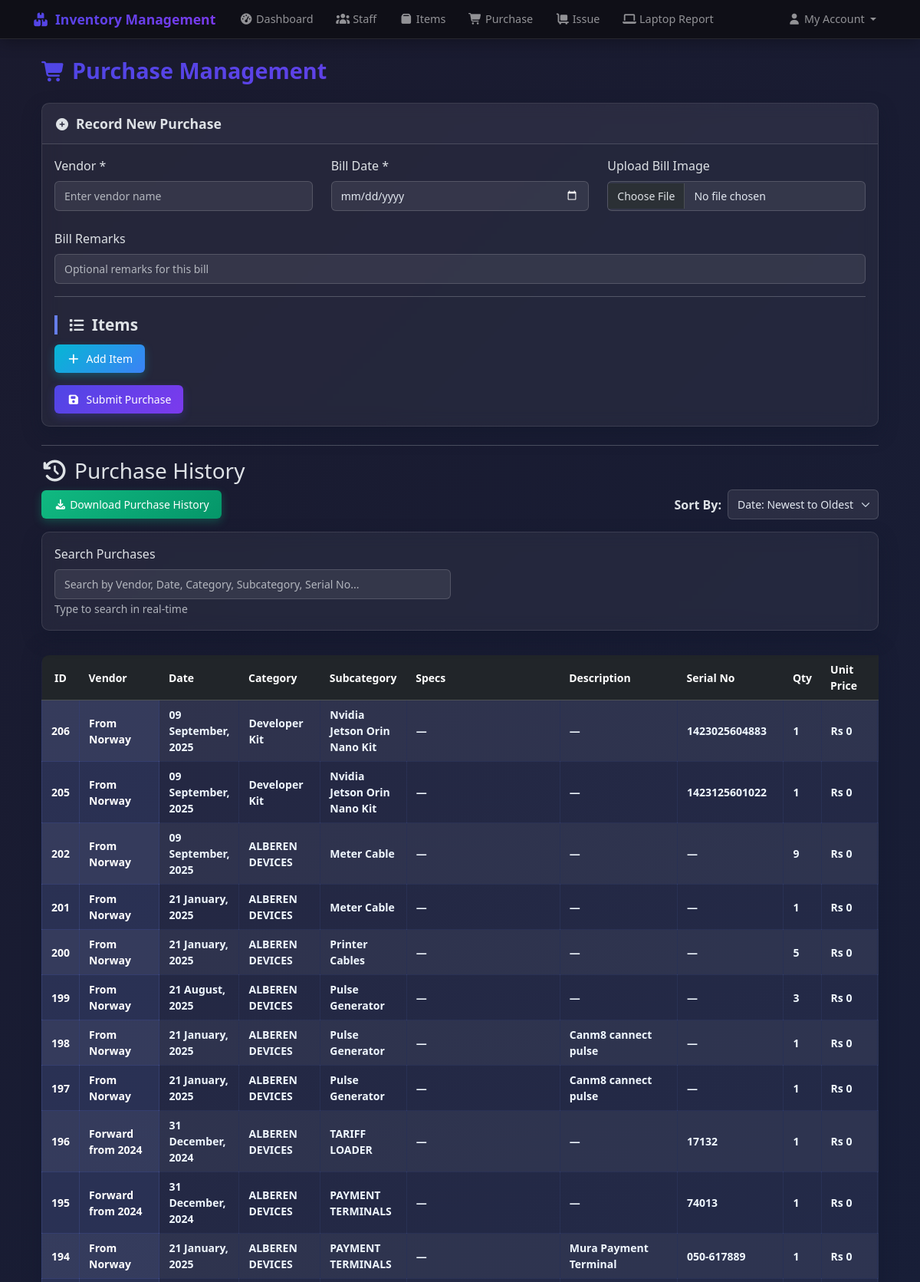
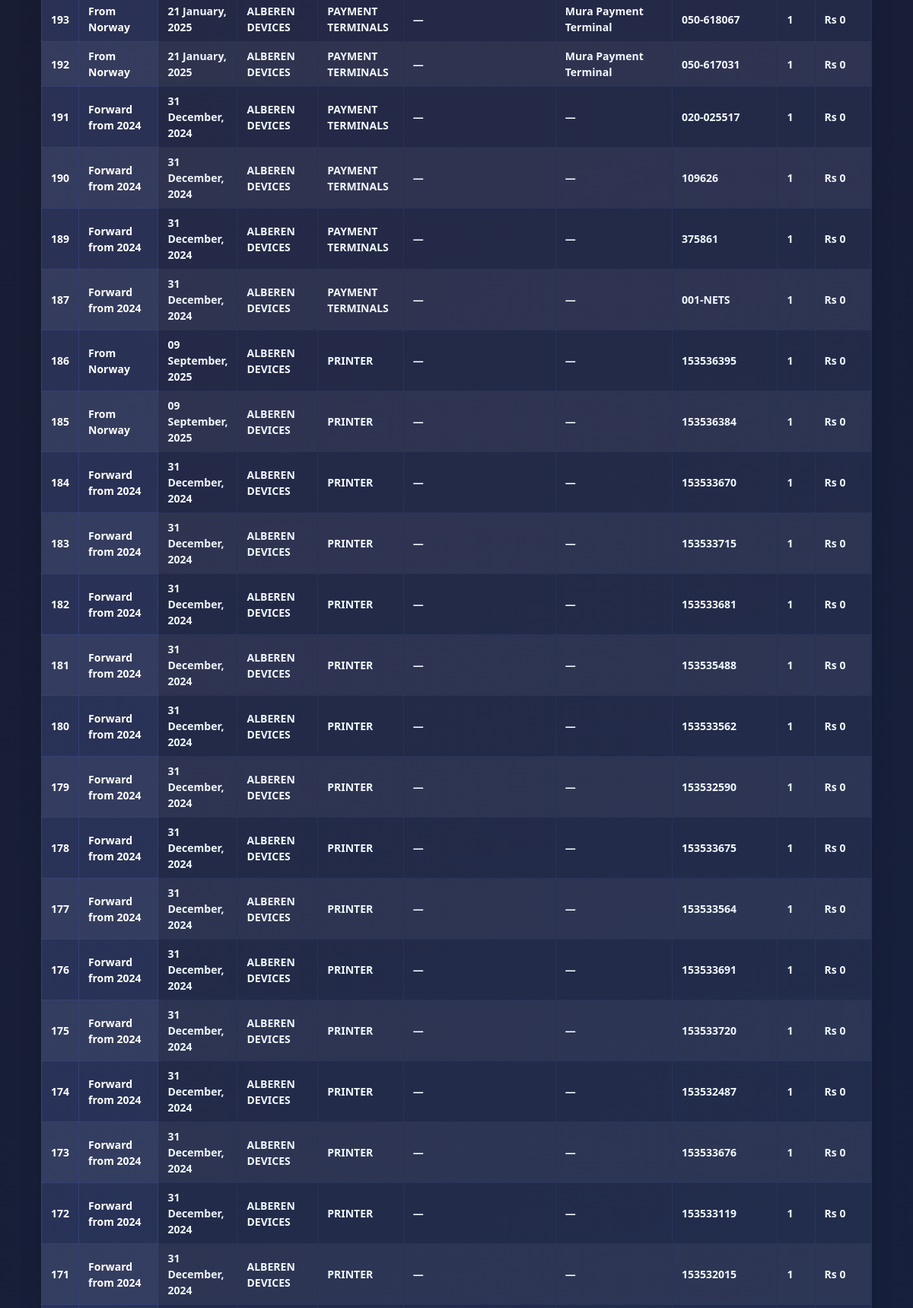
The app's page /purchase (signed in, upper part) with its own data (2 pictures, top to bottom).
### tables this page shows
CREATE TABLE purchases (
    id INTEGER PRIMARY KEY AUTOINCREMENT,
    item_id INTEGER,
    vendor TEXT,
    unit_price REAL NOT NULL,
    quantity INTEGER NOT NULL,
    total_price REAL,
    date TEXT,
    remarks TEXT,
    bill_id INTEGER,
    serial_no TEXT, bill_image TEXT,
    FOREIGN KEY (item_id) REFERENCES items (id),
    FOREIGN KEY (bill_id) REFERENCES bills (id)
);

CREATE TABLE categories (
    id INTEGER PRIMARY KEY AUTOINCREMENT,
    name TEXT NOT NULL UNIQUE
);

CREATE TABLE subcategories (
    id INTEGER PRIMARY KEY AUTOINCREMENT,
    name TEXT NOT NULL,
    category_id INTEGER NOT NULL,
    FOREIGN KEY (category_id) REFERENCES categories (id)
);

CREATE TABLE items (
    id INTEGER PRIMARY KEY AUTOINCREMENT,
    category_id INTEGER,
    subcategory_id INTEGER,
    specs TEXT,
    remarks TEXT -- Added remarks field
);

### routes.py (the view, shortened to what this page needs)
@main_bp.route('/purchase', methods=['GET', 'POST'])
@login_required
def purchase():
    conn = get_db_connection()
    search = request.args.get('search', '')
    query_params = []
    sql_query = """
        SELECT
            p.id, p.vendor, p.date, c.name as category, s.name as subcategory,
            i.specs,p.remarks, p.serial_no, p.quantity, p.unit_price,
            (p.quantity * p.unit_price) as total_price, p.bill_image
        FROM purchases p
        JOIN items i ON p.item_id = i.id
        JOIN categories c ON i.category_id = c.id
        JOIN subcategories s ON i.subcategory_id = s.id
    """
    if search:
        sql_query += " WHERE p.vendor LIKE ? OR c.name LIKE ? OR s.name LIKE ? OR p.serial_no LIKE ?"
        query_params.extend([f'%{search}%'] * 4)
    sql_query += " ORDER BY p.id DESC"
    purchases = conn.execute(sql_query, query_params).fetchall()
    categories_rows = conn.execute('SELECT id, name FROM categories ORDER BY name ASC').fetchall()
    categories = [dict(row) for row in categories_rows]
    subcategories_rows = conn.execute('SELECT id, name, category_id FROM subcategories').fetchall()
    subcategories_json = [dict(row) for row in subcategories_rows]
    conn.close()
    return render_template('purchase.html', purchases=purchases, categories=categories, search=search, subcategories_json=subcategories_json)

### app.py (called while the page is built)
def format_date_alphanumeric(date_string):
    if not date_string:
        return ""  # Return an empty string if the date is None
    try:
        date_obj = datetime.strptime(date_string, '%Y-%m-%d')
        return date_obj.strftime('%d %B, %Y')
    except (ValueError, TypeError):
        return date_string

### db.py (called while the page is built)
def get_db_connection():
    conn = sqlite3.connect('inventory.db')
    conn.row_factory = sqlite3.Row
    return conn

### routes.py (called while the page is built)
def login_required(f):
    @wraps(f)
    def decorated_function(*args, **kwargs):
        if 'user_id' not in session:
            flash('You need to be logged in to view this page.', 'warning')
            return redirect(url_for('auth.login'))
        return f(*args, **kwargs)
    return decorated_function

### templates/purchase.html (shortened to what this page needs)
{% extends "base.html" %}
{% block content %}
<div class="container">
    <h1 class="page-title">
        <i class="fas fa-shopping-cart me-2"></i>Purchase Management
    </h1>
    <div class="card mb-4">
        <div class="card-header">
            <i class="fas fa-plus-circle me-2"></i>Record New Purchase
        </div>
        <div class="card-body">
            <form method="POST" enctype="multipart/form-data" id="purchaseForm">
                <div class="row mb-3">
                    <div class="col-12 col-sm-6 col-lg-4 mb-2">
                        <label for="vendor" class="form-label">Vendor *</label>
                        <input type="text" class="form-control" id="vendor" name="vendor" required placeholder="Enter vendor name">
                    </div>
                    <div class="col-12 col-sm-6 col-lg-4 mb-2">
                        <label for="bill_date" class="form-label">Bill Date *</label>
                        <input type="date" class="form-control" id="purchase_date" name="purchase_date" required>
                    </div>
                    <div class="col-12 col-lg-4 mb-2">
                        <label for="bill_image" class="form-label">Upload Bill Image</label>
                        <input type="file" class="form-control" id="bill_image" name="bill_image" accept="image/*,.pdf">
                    </div>
                </div>
                <div class="mb-3">
                    <label for="remarks" class="form-label">Bill Remarks</label>
                    <input type="text" class="form-control" name="remarks" placeholder="Optional remarks for this bill">
                </div>
                <hr>
                <h5 class="section-header"><i class="fas fa-list me-2"></i>Items</h5>
                <div class="mb-3">
                    <button type="button" class="btn btn-secondary" id="add-item">
                        <i class="fas fa-plus me-2"></i>Add Item
                    </button>
                </div>
                <button type="submit" class="btn btn-primary">
                    <i class="fas fa-save me-2"></i>Submit Purchase
                </button>
            </form>
        </div>
    </div>
    <hr>
    <h3><i class="fas fa-history me-2"></i>Purchase History</h3>
    <div class="d-flex justify-content-between align-items-center mb-3">
        <button id="download-btn" class="btn btn-success">
            <i class="fa fa-download"></i> Download Purchase History
        </button>
        <div class="d-flex align-items-center">
            <label for="sort-purchases" class="me-2 fw-bold">Sort By:</label>
            <select id="sort-purchases" class="form-select" style="width: auto;">
                <option value="date-desc">Date: Newest to Oldest</option>
            </select>
        </div>
    </div>
    <div class="card mb-3">
        <div class="card-body">
            <div class="row">
                <div class="col-md-6">
                    <label for="purchase-search" class="form-label">Search Purchases</label>
                    <input type="text" id="purchase-search" class="form-control" placeholder="Search by Vendor, Date, Category, Subcategory, Serial No...">
                    <small class="text-muted">Type to search in real-time</small>
                </div>
            </div>
        </div>
    </div>
    <div class="table-responsive">
        <table class="table table-striped table-hover table-sm purchase-history-table mt-3">
            <thead class="table-dark">
                <tr>
                    <th style="width: 3%">ID</th>
                    <th style="width: 12%">Vendor</th>
                    <th style="width: 10%">Date</th>
                    <th style="width: 10%">Category</th>
                    <th style="width: 10%">Subcategory</th>
                    <th style="width: 14%">Specs</th>
                    <th style="width: 15%">Description</th>
                    <th style="width: 10%">Serial No</th>
                    <th style="width: 5%">Qty</th>
                    <th style="width: 8%">Unit Price</th>
                </tr>
            </thead>
            <tbody id="purchase-table-body">
                {% for purchase in purchases %}
                <tr class="purchase-row"
                    data-date="{{ purchase.date }}"
                    data-vendor="{{ purchase.vendor }}"
                    data-category="{{ purchase.category }}">
                    <td>{{ purchase.id }}</td>
                    <td>{{ purchase.vendor }}</td>
                    <td>{{ purchase.date | dateformat }}</td>
                    <td>{{ purchase.category }}</td>
                    <td>{{ purchase.subcategory }}</td>
                    <td>{{ purchase.specs or '—' }}</td>
                    <td>{{ purchase.remarks or '—' }}</td>
                    <td>{{ purchase.serial_no or '—' }}</td>
                    <td>{{ purchase.quantity }}</td>
                    <td>Rs {{ purchase.unit_price | round | int }}</td>
                </tr>
                {% else %}
                <tr><td colspan="12" class="text-center text-muted">No purchases recorded yet</td></tr>
                {% endfor %}
            </tbody>
        </table>
    </div>
</div>
{% endblock %}

### templates/base.html (style rules this page uses)
:root { --primary-gradient: linear-gradient(135deg, #4f46e5 0%, #7c3aed 100%); --secondary-gradient: linear-gradient(135deg, #06b6d4 0%, #3b82f6 100%); --success-gradient: linear-gradient(135deg, #10b981 0%, #059669 100%); --warning-gradient: linear-gradient(135deg, #f59e0b 0%, #d97706 100%); --card-shadow: 0 10px 25px rgba(15, 23, 42, 0.4); --card-shadow-hover: 0 15px 35px rgba(15, 23, 42, 0.5); --border-radius: 10px; }
body { background: linear-gradient(135deg, #1a1a2e 0%, #16213e 50%, #0f3460 100%); min-height: 100vh; font-family: 'Segoe UI', Tahoma, Geneva, Verdana, sans-serif; }
.card { background: rgba(255, 255, 255, 0.05); backdrop-filter: blur(10px); border: 1px solid rgba(255, 255, 255, 0.1); border-radius: var(--border-radius); box-shadow: var(--card-shadow); transition: all 0.3s ease; }
.card-header { font-size: 1.1rem; font-weight: 600; padding: 0.8rem 1rem; }
.card-header i { font-size: 1rem; margin-right: 0.4rem; }
.table { background: rgba(255, 255, 255, 0.03); border-radius: var(--border-radius); overflow: hidden; box-shadow: var(--card-shadow); font-size: 14px; }
.table th, .table td { padding: 8px 12px; vertical-align: middle; }
.table th:first-child, .table td:first-child { width: 60px; text-align: center; }
.table-responsive { border-radius: var(--border-radius); max-height: 75vh; overflow: auto; }
.table th, .table td { overflow: hidden; text-overflow: ellipsis; max-width: 200px; }
.table-dark { background: rgba(0, 0, 0, 0.3); }
.table tbody tr { transition: all 0.2s ease; }
.table td { font-weight: 600; color: #f0f8ff; background: rgba(102, 126, 234, 0.06); border: 1px solid rgba(102, 126, 234, 0.15); }
.table tbody td:nth-child(1), .table tbody td:nth-child(2) { font-weight: 700; color: #ffffff; background: rgba(102, 126, 234, 0.15); border: 1px solid rgba(102, 126, 234, 0.3); }
.btn { border-radius: 6px; font-weight: 500; font-size: 14px; padding: 8px 16px; transition: all 0.3s ease; border: none; }
.btn-primary { background: var(--primary-gradient); box-shadow: 0 4px 12px rgba(79, 70, 229, 0.3); color: white; }
.btn-success { background: var(--success-gradient); box-shadow: 0 4px 12px rgba(16, 185, 129, 0.3); color: white; }
.btn-secondary { background: var(--secondary-gradient); box-shadow: 0 4px 12px rgba(6, 182, 212, 0.3); color: white; }
.form-control, .form-select { background: rgba(255, 255, 255, 0.08); border: 1px solid rgba(255, 255, 255, 0.15); border-radius: 6px; color: #e2e8f0; font-size: 14px; padding: 8px 12px; transition: all 0.3s ease; }
.form-select option { background-color: #1e293b !important; color: #e2e8f0 !important; padding: 8px 12px; }
.form-select { background-repeat: no-repeat; background-position: right 8px center; background-size: 16px 12px; padding-right: 32px; }
select { -webkit-appearance: none; -moz-appearance: none; appearance: none; }
select option { background-color: #1e293b !important; color: #e2e8f0 !important; }
.page-title { background: var(--primary-gradient); -webkit-background-clip: text; -webkit-text-fill-color: transparent; background-clip: text; font-weight: 700; font-size: 1.8rem; margin-bottom: 1.5rem; }
.page-title i { font-size: 1.6rem; margin-right: 0.5rem; }
.section-header { border-left: 4px solid #667eea; padding-left: 0.8rem; margin: 1.5rem 0 0.8rem 0; font-size: 1.3rem; font-weight: 600; }
.section-header i { font-size: 1.2rem; margin-right: 0.4rem; }
.table-responsive { border-radius: var(--border-radius); box-shadow: var(--card-shadow); }

### records on screen
purchases: id "206", vendor "From Norway", date "09 September, 2025", category "Developer Kit", subcategory "Nvidia Jetson Orin Nano Kit", specs "—", remarks "—", serial_no "1423025604883", quantity "1", unit_price "0"
purchases: id "205", vendor "From Norway", date "09 September, 2025", category "Developer Kit", subcategory "Nvidia Jetson Orin Nano Kit", specs "—", remarks "—", serial_no "1423125601022", quantity "1", unit_price "0"
purchases: id "202", vendor "From Norway", date "09 September, 2025", category "ALBEREN DEVICES", subcategory "Meter Cable", specs "—", remarks "—", serial_no "—", quantity "9", unit_price "0"
purchases: id "201", vendor "From Norway", date "21 January, 2025", category "ALBEREN DEVICES", subcategory "Meter Cable", specs "—", remarks "—", serial_no "—", quantity "1", unit_price "0"
purchases: id "200", vendor "From Norway", date "21 January, 2025", category "ALBEREN DEVICES", subcategory "Printer Cables", specs "—", remarks "—", serial_no "—", quantity "5", unit_price "0"
purchases: id "199", vendor "From Norway", date "21 August, 2025", category "ALBEREN DEVICES", subcategory "Pulse Generator", specs "—", remarks "—", serial_no "—", quantity "3", unit_price "0"
purchases: id "198", vendor "From Norway", date "21 January, 2025", category "ALBEREN DEVICES", subcategory "Pulse Generator", specs "—", remarks "Canm8 cannect pulse", serial_no "—", quantity "1", unit_price "0"
purchases: id "197", vendor "From Norway", date "21 January, 2025", category "ALBEREN DEVICES", subcategory "Pulse Generator", specs "—", remarks "Canm8 cannect pulse", serial_no "—", quantity "1", unit_price "0"
purchases: id "196", vendor "Forward from 2024", date "31 December, 2024", category "ALBEREN DEVICES", subcategory "TARIFF LOADER", specs "—", remarks "—", serial_no "17132", quantity "1", unit_price "0"
purchases: id "195", vendor "Forward from 2024", date "31 December, 2024", category "ALBEREN DEVICES", subcategory "PAYMENT TERMINALS", specs "—", remarks "—", serial_no "74013", quantity "1", unit_price "0"
purchases: id "194", vendor "From Norway", date "21 January, 2025", category "ALBEREN DEVICES", subcategory "PAYMENT TERMINALS", specs "—", remarks "Mura Payment Terminal", serial_no "050-617889", quantity "1", unit_price "0"
purchases: id "193", vendor "From Norway", date "21 January, 2025", category "ALBEREN DEVICES", subcategory "PAYMENT TERMINALS", specs "—", remarks "Mura Payment Terminal", serial_no "050-618067", quantity "1", unit_price "0"
purchases: id "192", vendor "From Norway", date "21 January, 2025", category "ALBEREN DEVICES", subcategory "PAYMENT TERMINALS", specs "—", remarks "Mura Payment Terminal", serial_no "050-617031", quantity "1", unit_price "0"
purchases: id "191", vendor "Forward from 2024", date "31 December, 2024", category "ALBEREN DEVICES", subcategory "PAYMENT TERMINALS", specs "—", remarks "—", serial_no "020-025517", quantity "1", unit_price "0"
purchases: id "190", vendor "Forward from 2024", date "31 December, 2024", category "ALBEREN DEVICES", subcategory "PAYMENT TERMINALS", specs "—", remarks "—", serial_no "109626", quantity "1", unit_price "0"
purchases: id "189", vendor "Forward from 2024", date "31 December, 2024", category "ALBEREN DEVICES", subcategory "PAYMENT TERMINALS", specs "—", remarks "—", serial_no "375861", quantity "1", unit_price "0"
purchases: id "187", vendor "Forward from 2024", date "31 December, 2024", category "ALBEREN DEVICES", subcategory "PAYMENT TERMINALS", specs "—", remarks "—", serial_no "001-NETS", quantity "1", unit_price "0"
purchases: id "186", vendor "From Norway", date "09 September, 2025", category "ALBEREN DEVICES", subcategory "PRINTER", specs "—", remarks "—", serial_no "153536395", quantity "1", unit_price "0"
purchases: id "185", vendor "From Norway", date "09 September, 2025", category "ALBEREN DEVICES", subcategory "PRINTER", specs "—", remarks "—", serial_no "153536384", quantity "1", unit_price "0"
purchases: id "184", vendor "Forward from 2024", date "31 December, 2024", category "ALBEREN DEVICES", subcategory "PRINTER", specs "—", remarks "—", serial_no "153533670", quantity "1", unit_price "0"
purchases: id "183", vendor "Forward from 2024", date "31 December, 2024", category "ALBEREN DEVICES", subcategory "PRINTER", specs "—", remarks "—", serial_no "153533715", quantity "1", unit_price "0"
purchases: id "182", vendor "Forward from 2024", date "31 December, 2024", category "ALBEREN DEVICES", subcategory "PRINTER", specs "—", remarks "—", serial_no "153533681", quantity "1", unit_price "0"
purchases: id "181", vendor "Forward from 2024", date "31 December, 2024", category "ALBEREN DEVICES", subcategory "PRINTER", specs "—", remarks "—", serial_no "153535488", quantity "1", unit_price "0"
purchases: id "180", vendor "Forward from 2024", date "31 December, 2024", category "ALBEREN DEVICES", subcategory "PRINTER", specs "—", remarks "—", serial_no "153533562", quantity "1", unit_price "0"
purchases: id "179", vendor "Forward from 2024", date "31 December, 2024", category "ALBEREN DEVICES", subcategory "PRINTER", specs "—", remarks "—", serial_no "153532590", quantity "1", unit_price "0"
purchases: id "178", vendor "Forward from 2024", date "31 December, 2024", category "ALBEREN DEVICES", subcategory "PRINTER", specs "—", remarks "—", serial_no "153533675", quantity "1", unit_price "0"
purchases: id "177", vendor "Forward from 2024", date "31 December, 2024", category "ALBEREN DEVICES", subcategory "PRINTER", specs "—", remarks "—", serial_no "153533564", quantity "1", unit_price "0"
purchases: id "176", vendor "Forward from 2024", date "31 December, 2024", category "ALBEREN DEVICES", subcategory "PRINTER", specs "—", remarks "—", serial_no "153533691", quantity "1", unit_price "0"
purchases: id "175", vendor "Forward from 2024", date "31 December, 2024", category "ALBEREN DEVICES", subcategory "PRINTER", specs "—", remarks "—", serial_no "153533720", quantity "1", unit_price "0"
purchases: id "174", vendor "Forward from 2024", date "31 December, 2024", category "ALBEREN DEVICES", subcategory "PRINTER", specs "—", remarks "—", serial_no "153532487", quantity "1", unit_price "0"
purchases: id "173", vendor "Forward from 2024", date "31 December, 2024", category "ALBEREN DEVICES", subcategory "PRINTER", specs "—", remarks "—", serial_no "153533676", quantity "1", unit_price "0"
purchases: id "172", vendor "Forward from 2024", date "31 December, 2024", category "ALBEREN DEVICES", subcategory "PRINTER", specs "—", remarks "—", serial_no "153533119", quantity "1", unit_price "0"
purchases: id "171", vendor "Forward from 2024", date "31 December, 2024", category "ALBEREN DEVICES", subcategory "PRINTER", specs "—", remarks "—", serial_no "153532015", quantity "1", unit_price "0"
